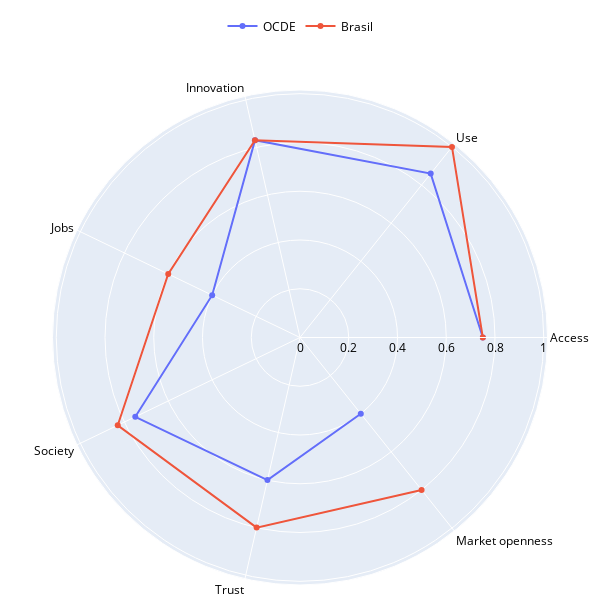

Notebook code cell kept with this figure:
### Code cell
fig = go.Figure()

fig.add_trace(go.Scatterpolar(
    r=ocde['Valores'],
    theta=ocde['Dimensoes'],
    name='OCDE'
))

fig.add_trace(go.Scatterpolar(
    r=brasil['Valores'],
    theta=brasil['Dimensoes'],
    name='Brasil'
))

fig.update_layout(
    legend=dict(
        orientation="h",
        yanchor="bottom",
        y=1.1,
        xanchor="center",
        x=0.5
    ),
    width=600,
    height=600,
    margin=dict(
        t=15, 
        b=15, 
        l=15,
        r=15
    ),
    font=dict(
        color="black"
    )
)

fig.show()

### Figure 1 — Plotly figure (JSON) as saved in the notebook; plotly's stock layout.template omitted (floating-point values rounded to 4 significant figures)
{"data": [{"name": "OCDE", "r": [0.75, 0.86, 0.83, 0.4, 0.75, 0.6, 0.4], "theta": ["Access", "Use", "Innovation", "Jobs", "Society", "Trust", "Market openness"], "type": "scatterpolar"}, {"name": "Brasil", "r": [0.75, 1.0, 0.83, 0.6, 0.83, 0.8, 0.8], "theta": ["Access", "Use", "Innovation", "Jobs", "Society", "Trust", "Market openness"], "type": "scatterpolar"}], "layout": {"font": {"color": "black"}, "height": 600, "legend": {"orientation": "h", "x": 0.5, "xanchor": "center", "y": 1.1, "yanchor": "bottom"}, "margin": {"b": 15, "l": 15, "r": 15, "t": 15}, "width": 600}}
